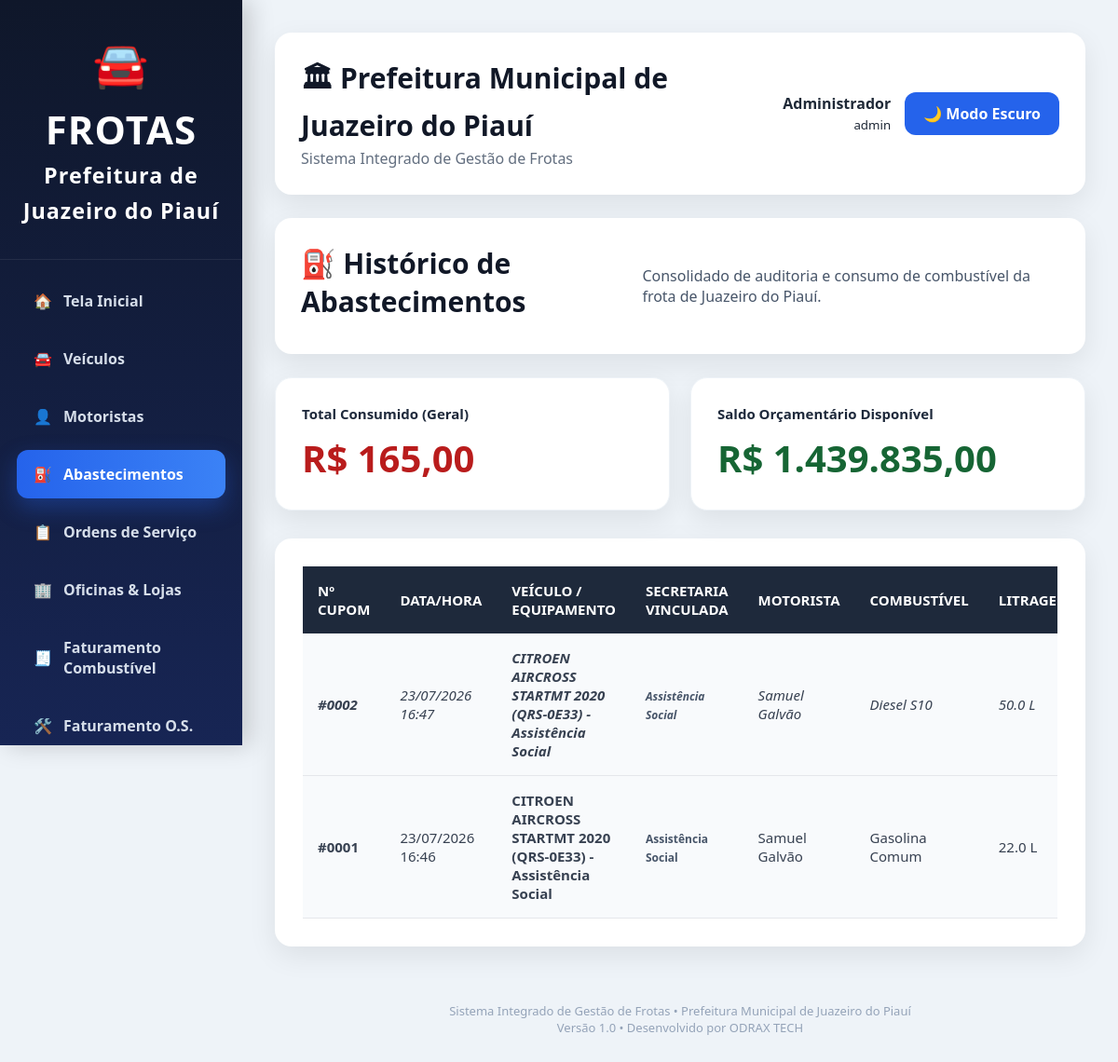
Page /abastecimentos (signed in) on the earlier database version.
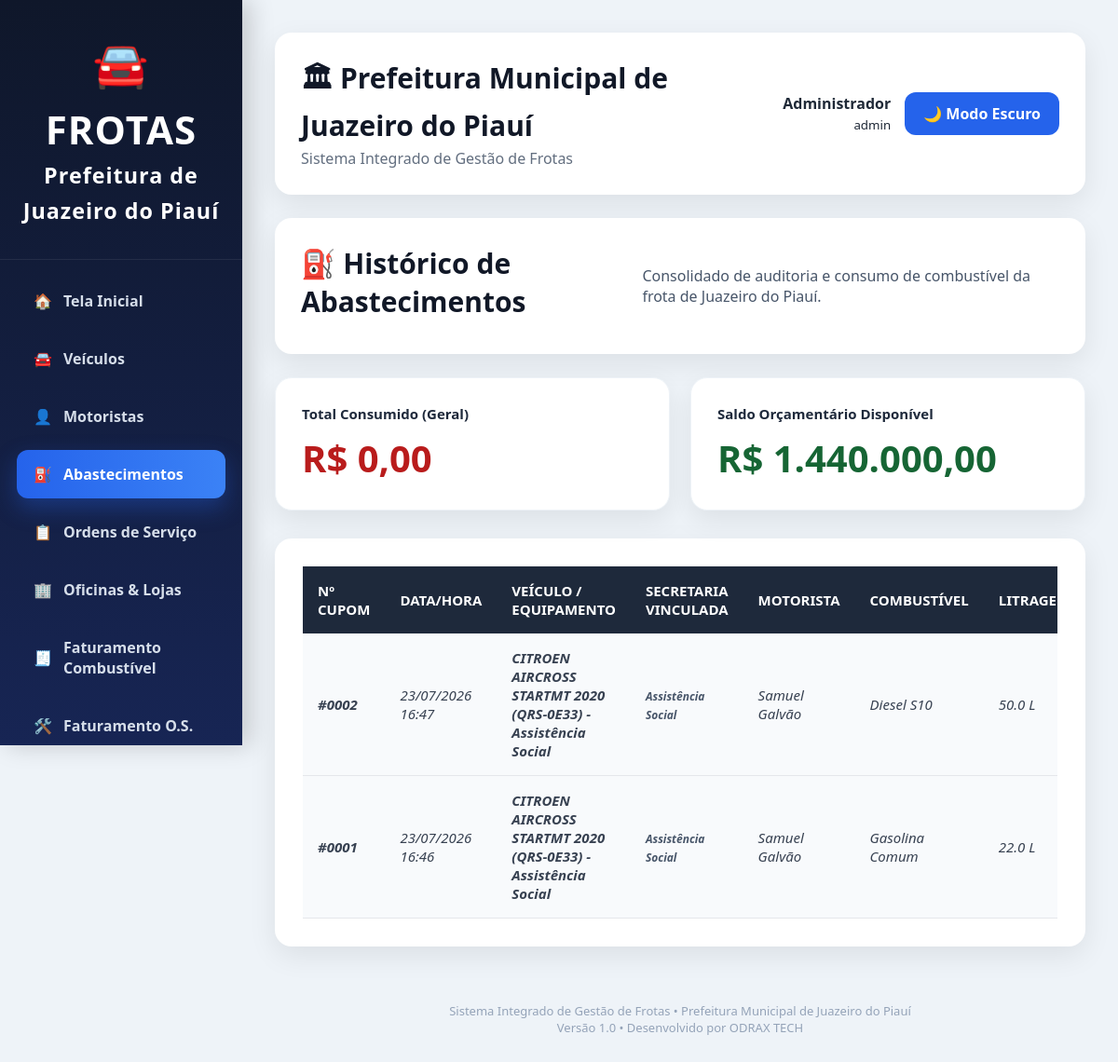
Same page on the later database version.
### goat.py (models this page shows)
class Abastecimento(db.Model):
    __tablename__ = 'abastecimentos'
    id = db.Column(db.Integer, primary_key=True)
    veiculo = db.Column(db.String(100), nullable=False)
    secretaria = db.Column(db.String(100), nullable=False)
    motorista = db.Column(db.String(100), nullable=False)
    combustivel = db.Column(db.String(50), nullable=False)
    litros = db.Column(db.Float, nullable=False)
    km_atual = db.Column(db.Integer, nullable=False)
    valor_total = db.Column(db.Float, nullable=False)
    data = db.Column(db.DateTime, nullable=False, default=datetime.now)
    status = db.Column(db.String(30), default='Concluído')
    @property
    def valor_total_formatado(self):
        return formata_real(self.valor_total)

### goat.py (the view)
@app.route('/abastecimentos')
def abastecimentos():
    if 'usuario_admin' not in session: return redirect(url_for('login'))
    total_gasto = db.session.scalar(
        db.select(db.func.sum(Abastecimento.valor_total)).filter_by(status='Concluído')) or 0.0
    total_disponivel = db.session.scalar(db.select(db.func.sum(SaldoSecretaria.saldo_disponivel))) or 0.0
    historico = db.session.scalars(db.select(Abastecimento).order_by(Abastecimento.id.desc())).all()
    return render_template('abastecimentos.html',
                           tema=session.get('tema', 'claro'),
                           total_gasto=formata_real(total_gasto),
                           total_disponivel=formata_real(total_disponivel),
                           historico=historico)

### goat.py (called while the page is built)
@app.before_request
def exigir_login():
    rotas_livres = ['login', 'static']
    if request.endpoint and request.endpoint not in rotas_livres and 'usuario_admin' not in session and 'usuario_posto' not in session:
        return redirect(url_for('login'))

def formata_real(v):
    try:
        val = float(v or 0.0)
    except (ValueError, TypeError):
        val = 0.0
    return f"R$ {val:,.2f}".replace(',', 'X').replace('.', ',').replace('X', '.')

### templates/abastecimentos.html (shortened to what this page needs)
{% extends 'base.html' %}
{% block conteudo %}
<div class="topbar">
    <h1>⛽ Histórico de Abastecimentos</h1>
    <p>Consolidado de auditoria e consumo de combustível da frota de Juazeiro do Piauí.</p>
</div>
<div class="cards">
    <div class="card">
        <h2>Total Consumido (Geral)</h2>
        <div class="numero" style="color: #b91c1c;">{{ total_gasto }}</div>
    </div>
    <div class="card">
        <h2>Saldo Orçamentário Disponível</h2>
        <div class="numero" style="color: #166534;">{{ total_disponivel }}</div>
    </div>
</div>
<div class="tabela" style="margin-top: 30px;">
    <div class="table-container">
        <table>
            <thead>
                <tr>
                    <th>Nº CUPOM</th>
                    <th>DATA/HORA</th>
                    <th>VEÍCULO / EQUIPAMENTO</th>
                    <th>SECRETARIA VINCULADA</th>
                    <th>MOTORISTA</th>
                    <th>COMBUSTÍVEL</th>
                    <th>LITRAGEM</th>
                </tr>
            </thead>
            <tbody>
                {% for item in historico %}
                <tr style="{% if item.status == 'Estornado' %}color: #94a3b8; background-color: #f8fafc; font-style: italic;{% endif %}">
                    <td><strong>#{{ "%04d" | format(item.id) }}</strong></td>
                    <td>
                        {% if item.data %}
                            {{ item.data.strftime('%d/%m/%Y %H:%M') }}
                        {% else %}
                            <span style="color: #94a3b8;">--/--/---- --:--</span>
                        {% endif %}
                    </td>
                    <td><strong>{{ item.veiculo }}</strong></td>
                    <td><span style="font-size: 12px; font-weight: 600; color: #475569;">{{ item.secretaria }}</span></td>
                    <td>{{ item.motorista }}</td>
                    <td>{{ item.combustivel }}</td>
                    <td>{{ item.litros }} L</td>
                </tr>
                {% else %}
                <tr>
                    <td colspan="10" style="text-align: center; color: #94a3b8; padding: 40px; font-style: italic;">
                        Nenhum registro de abastecimento localizado no banco de dados.
                    </td>
                </tr>
                {% endfor %}
            </tbody>
        </table>
    </div>
</div>
{% endblock %}

### templates/base.html (shortened to what this page needs)
<!DOCTYPE html>
<html lang="pt-br">
<head>
    <link rel="stylesheet" href="{{ url_for('static', filename='style.css') }}">
</head>
<body class="{% if tema == 'dark' %}dark{% endif %}">
<div class="sidebar">
    <div class="logo">
        <div style="font-size:48px;">🚘</div>
        <h2 style="margin-top:10px;">FROTAS</h2>
        <small>Prefeitura de Juazeiro do Piauí</small>
    </div>
    <div class="menu">
        <a href="/" class="{{ 'active' if request.path == '/' }}">
            🏠
            <span>Tela Inicial</span>
        </a>
        <a href="/veiculos" class="{{ 'active' if request.path == '/veiculos' }}">
            🚘
            <span>Veículos</span>
        </a>
        <a href="/motoristas" class="{{ 'active' if request.path == '/motoristas' }}">
            👤
            <span>Motoristas</span>
        </a>
        <a href="/abastecimentos" class="{{ 'active' if request.path == '/abastecimentos' }}">
            ⛽
            <span>Abastecimentos</span>
        </a>
        <a href="/os" class="{{ 'active' if request.path == '/os' or request.path == '/os_rota' }}">
            📋
            <span>Ordens de Serviço</span>
        </a>
        <a href="/oficinas" class="{{ 'active' if request.path == '/oficinas' }}">
            🏢
            <span>Oficinas & Lojas</span>
        </a>
        <a href="/faturamento" class="{{ 'active' if request.path == '/faturamento' }}">
            🧾
            <span>Faturamento Combustível</span>
        </a>
        <a href="/faturamento_os" class="{{ 'active' if 'faturamento_os' in request.path }}">
            🛠️
            <span>Faturamento O.S.</span>
        </a>
    </div>
</div>
<div class="main">
    <div class="topbar">
        <div>
            <h2 style="margin-bottom:4px;">
                🏛 Prefeitura Municipal de Juazeiro do Piauí
            </h2>
            <p style="margin:0;opacity:.85;">
                Sistema Integrado de Gestão de Frotas
            </p>
        </div>
        <div style="display:flex;align-items:center;gap:15px;">
            <div style="text-align:right;">
                <strong>Administrador</strong>
                <br>
                <small>{{ session.get('usuario_admin','Usuário') }}</small>
            </div>
            <a href="{{ url_for('alternar_tema') }}" class="btn-tema">
                {% if tema == 'dark' %}
                    ☀️ Modo Claro
                {% else %}
                    🌙 Modo Escuro
                {% endif %}
            </a>
        </div>
    </div>
    {% block conteudo %}
    {% endblock %}
    <div style="margin-top:40px;
                text-align:center;
                color:#94a3b8;
                font-size:13px;
                padding:20px;">
        Sistema Integrado de Gestão de Frotas • Prefeitura Municipal de Juazeiro do Piauí
        <br>
        Versão 1.0 • Desenvolvido por ODRAX TECH
    </div>
</div>
</body>
</html>

### static/style.css (style rules this page uses)
* { margin:0; padding:0; box-sizing:border-box; }
html { scroll-behavior:smooth; }
body { font-family:"Segoe UI",Tahoma,Geneva,Verdana,sans-serif; background:#eef3f8; color:#1f2937; transition:.3s; }
:root { --azul:#2563eb; --azul-hover:#1d4ed8; --verde:#16a34a; --verde-hover:#15803d; --vermelho:#dc2626; --amarelo:#f59e0b; --cinza:#64748b; --card:#ffffff; --sidebar:#0f172a; --topbar:#ffffff; --borda:#dbe4ee; --shadow:0 10px 30px rgba(0,0,0,.08); }
.sidebar { position:fixed; left:0; top:0; width:260px; height:100vh; background:linear-gradient(180deg,#0f172a,#172554); color:white; overflow:auto; box-shadow:8px 0 25px rgba(0,0,0,.18); z-index:1000; }
.logo { padding:35px 20px; text-align:center; font-size:28px; font-weight:800; letter-spacing:1px; color:white; border-bottom:1px solid rgba(255,255,255,.08); }
.menu { padding:18px; }
.menu a { display:flex; align-items:center; gap:12px; text-decoration:none; color:#d6deea; padding:15px 18px; margin-bottom:10px; border-radius:12px; transition:.25s; font-weight:600; }
.menu a.active { background:linear-gradient(90deg,#2563eb,#3b82f6); color:white; box-shadow:0 10px 25px rgba(37,99,235,.35); }
.main { margin-left:260px; padding:35px; min-height:100vh; }
.topbar { display:flex; justify-content:space-between; align-items:center; gap:20px; background:var(--topbar); border-radius:18px; padding:28px; margin-bottom:25px; box-shadow:var(--shadow); }
.topbar > div:first-child { flex:1; }
.topbar h1, .topbar h2 { font-size:30px; margin-bottom:8px; color:#111827; }
.topbar p { font-size:16px; color:#475569; opacity:1; font-weight:500; }
.cards { display:grid; grid-template-columns:repeat(auto-fit,minmax(240px,1fr)); gap:22px; margin:25px 0; }
.card { background:white; border-radius:18px; padding:28px; box-shadow:var(--shadow); transition:.25s; border:1px solid #edf2f7; }
.card h2 { color:#475569; font-size:15px; margin-bottom:10px; }
.numero { font-size:40px; font-weight:800; color:var(--azul); }
.tabela { background:white; border-radius:18px; padding:30px; margin-top:25px; box-shadow:var(--shadow); }
.table-container { width:100%; overflow-x:auto; }
table { width:100%; border-collapse:collapse; }
thead { background:#1e293b; color:white; }
th { padding:16px; text-align:left; font-size:15px; font-weight:700; }
td { padding:16px; border-bottom:1px solid #e5e7eb; font-size:15px; color:#374151; }
tbody tr { transition:.2s; }
tbody tr:nth-child(even) { background:#f8fafc; }
.btn-tema { display:inline-flex; align-items:center; gap:10px; background:#2563eb; color:white; text-decoration:none; padding:12px 20px; border-radius:12px; font-weight:700; transition:.25s; }
.card { text-decoration:none; color:inherit; }
.card h2 { color:#1e293b; }

### templates/base.html (style rules this page uses)
:root { --bg-card: #ffffff; --text-color: #1e293b; --hover-color: #f8fafc; --border-color: #cbd5e1; }

Differences in the rows shown:
changed Abastecimento "Gasolina Comum": status "Concluído" → "Estornado" (drawn)
Other differences:
{{ total_gasto }}: "R$ 165,00" → "R$ 0,00"
{{ total_disponivel }}: "R$ 1.439.835,00" → "R$ 1.440.000,00"
